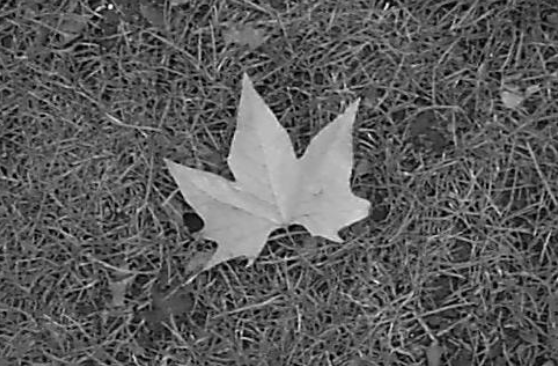
%> input picture Images/leaf.png, 558 x 366 px
$ octave edge_detection.m   (GNU Octave 9; MATLAB toolbox functions it lacks are replaced by stand-ins)
%> lines starting %> are read from the running program, lines starting %| are printed output that depends on the picture; in (x1, y1, x2, y2) boxes, pixels count from 0 and x2, y2 are one past the last pixel; in counts of white or black regions, pixels touching at a corner belong together; the program's own positions count from 1
%% Load image

X = imread('leaf.png');
%> X is the input picture: size 366x558x3 uint8; min 0, max 250, mean 91.6
X = rgb2gray(X);
%> X: size 366x558 uint8

%% Canny edge detector

I = edge(X, 'canny');
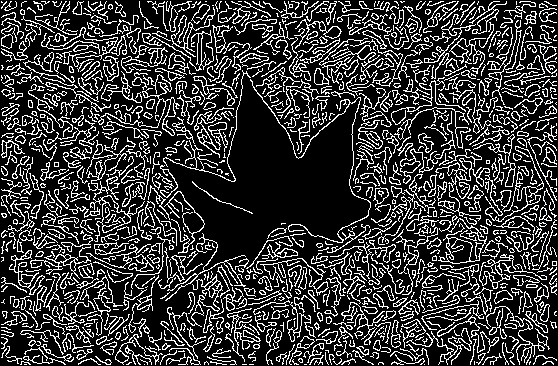
%> I: size 366x558 logical; 22.4% white in thin lines or dots
imagesc(I)
colormap(gray(128))

%% Gradient-Based Edge Detection

figure(1) % display original image
imagesc(X);
colormap(gray(128))

% gradient estimator masks - vertical and horizontal detection
mask = [1 0 -1; 1 0 -1; 1 0 -1] ./ 6;
mask2 = mask';

% apply convolutions
res = conv2(X,mask,'same');
res2 = conv2(X,mask2,'same');

% produce magnitude image
g = sqrt(res.^2 + res2.^2);
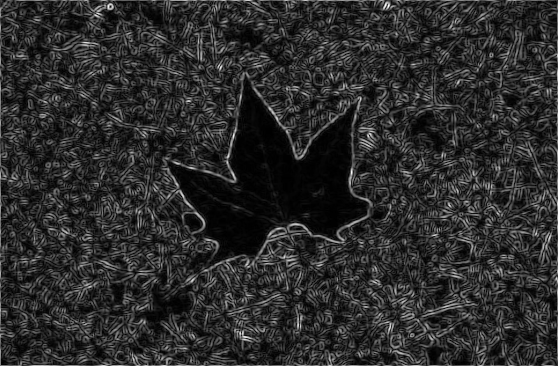
%> g: size 366x558 double; min 0, max 92.52, mean 16.1; drawn with min black and max white

% display edge map
figure(2)
imagesc(g)
colormap(gray(128))
colorbar

% create edge direction field
[x,y] = meshgrid(1:size(X,2),1:size(X,1));

figure(3)
imagesc(g); hold on
quiver(x,y,res,res2,5);

figure(4)
imagesc(g > 30)
colormap(gray(128))

% The thresholded image has many spurious edges, these can be removed with
% Gaussian blurring (see next)

%% Edge detection + Gaussian blurring (to fine tune edge size)

% 2D Gaussian
sigma = 3;
J = fspecial('gauss',[65,65],sigma);

% display original image
figure(1)
imagesc(X)
colormap(gray(128))

% gradient estimator masks
mask = [1 0 -1; 1 0 -1; 1 0 -1] ./ 6;
mask2 = mask';

% apply convolutions
blurred = conv2(X,J,'same');
convolved1 = conv2(blurred,mask,'same');
convolved2 = conv2(blurred,mask2, 'same');
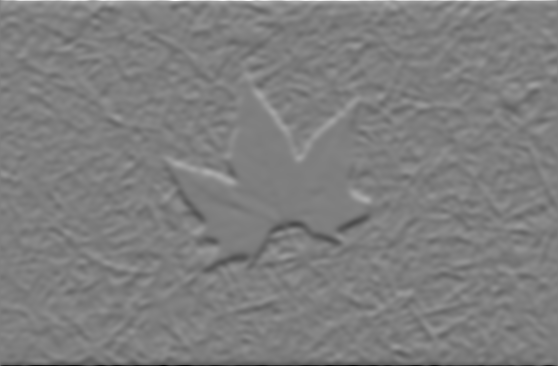
%> convolved2: size 366x558 double; min -39.51, max 39.88, mean 0; drawn with min black and max white

% create magnitude image
g = sqrt(convolved1.^2 + convolved2.^2);

%show overall convolution mask
figure(2)
surfl(conv2(J,mask))

% show edge map
figure(3)
imagesc(g)
colormap(gray(128))
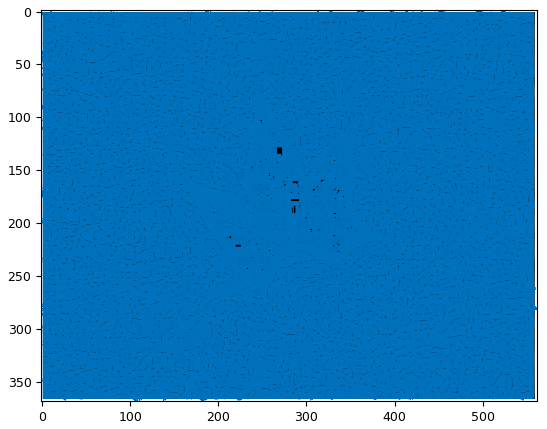
%> figure redrawn from the program's plot data

% show surface plot of the edge map
figure(4)
surfl(abs(g))

figure(5)
imagesc(g > 10)
colormap(gray(128))
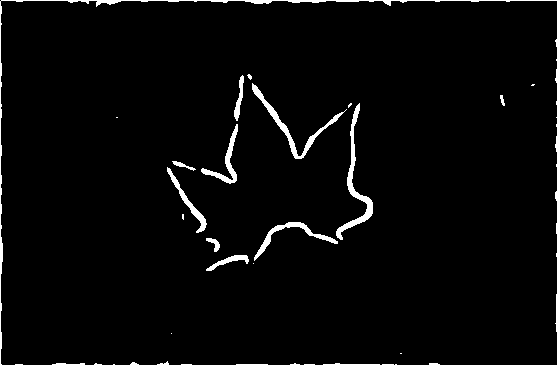
%> displayed picture: size 366x558x3, on the screen's scale of 0 to 255; 3.1% white; 19 white regions (8 under 20 px), largest, box (x1, y1, x2, y2) and area: (0, 0, 558, 366) 2744, (336, 103, 373, 240) 823, (252, 83, 347, 159) 707

%% LoG implementation

% create Gaussian
sigma = 1;
J = fspecial('gauss',[128,128],sigma);

% create Laplacian
Laplacian = [2 -1 2; -1 -4 -1; 2 -1 2] ./ 16;

% create Laplacian of Gaussian
LoG = conv2(J, Laplacian,'same');

% convolve LoG with image
res = conv2(X, LoG, 'same');
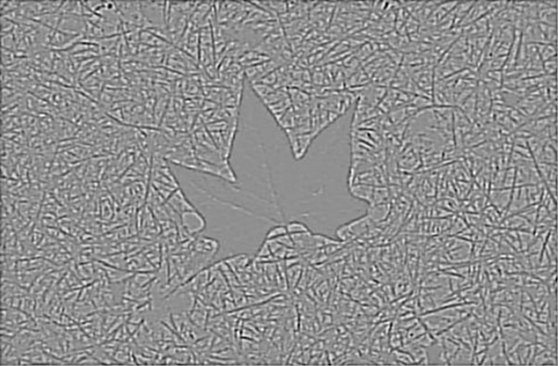
%> res: size 366x558 double; min -12.72, max 9.8, mean -0.0476; drawn with min black and max white

% display LoG
figure(1)
surfl(-LoG)

% display final edge map
figure(2)
imagesc(abs(res));
colormap(gray(128))
colorbar
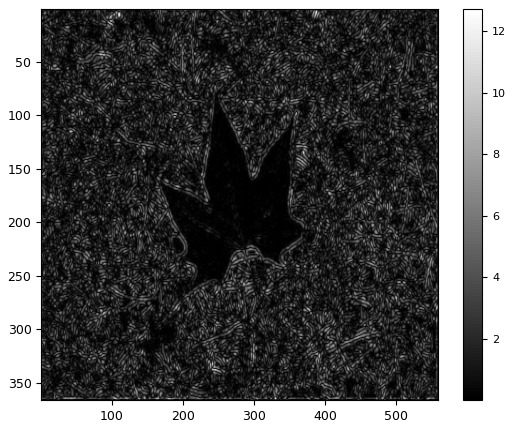
%> figure redrawn from the program's plot data

% the zero crossing points need to be found after this step
% Edge linking is performed after that
